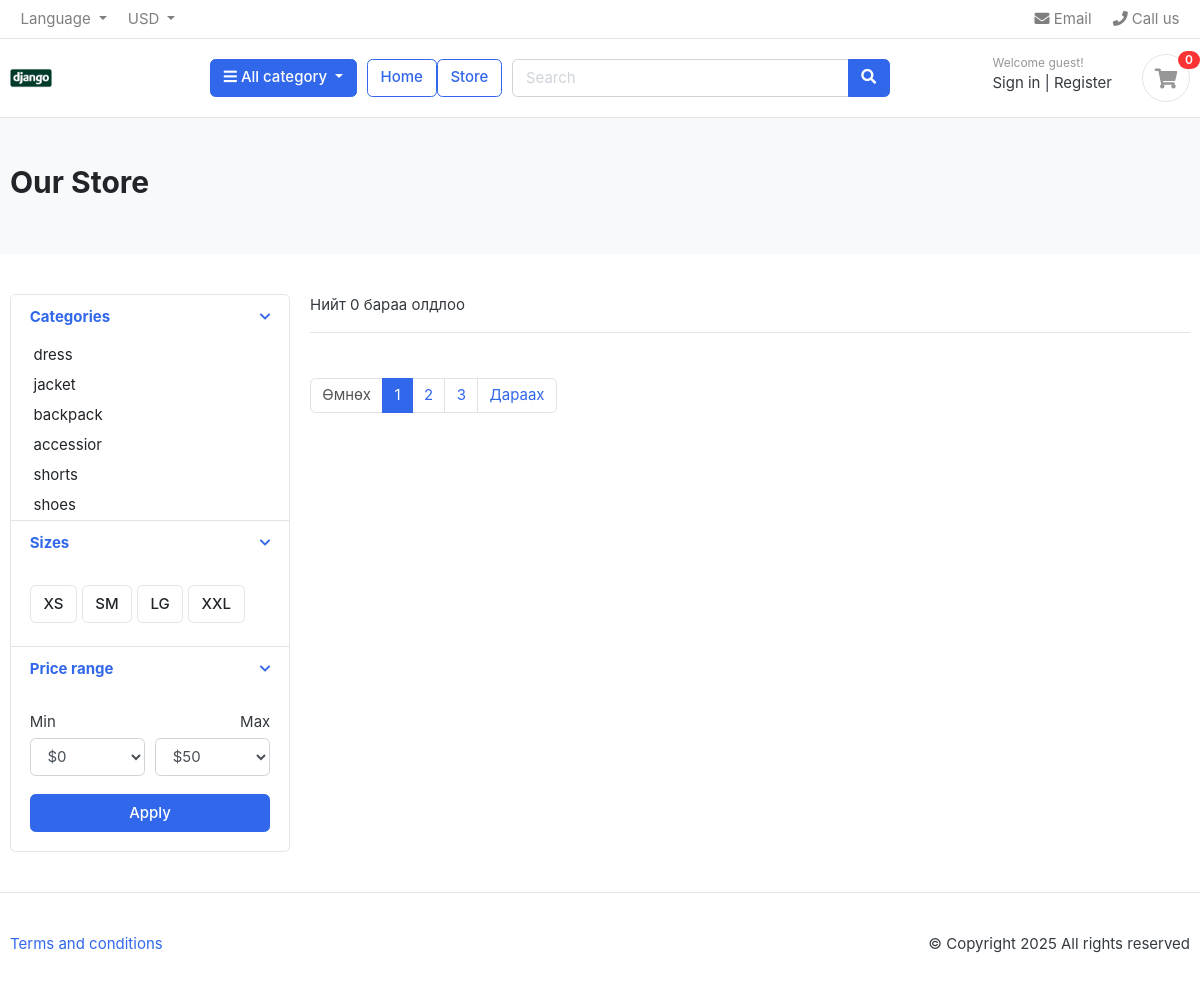
The page /backpack/ on the database as committed earlier.
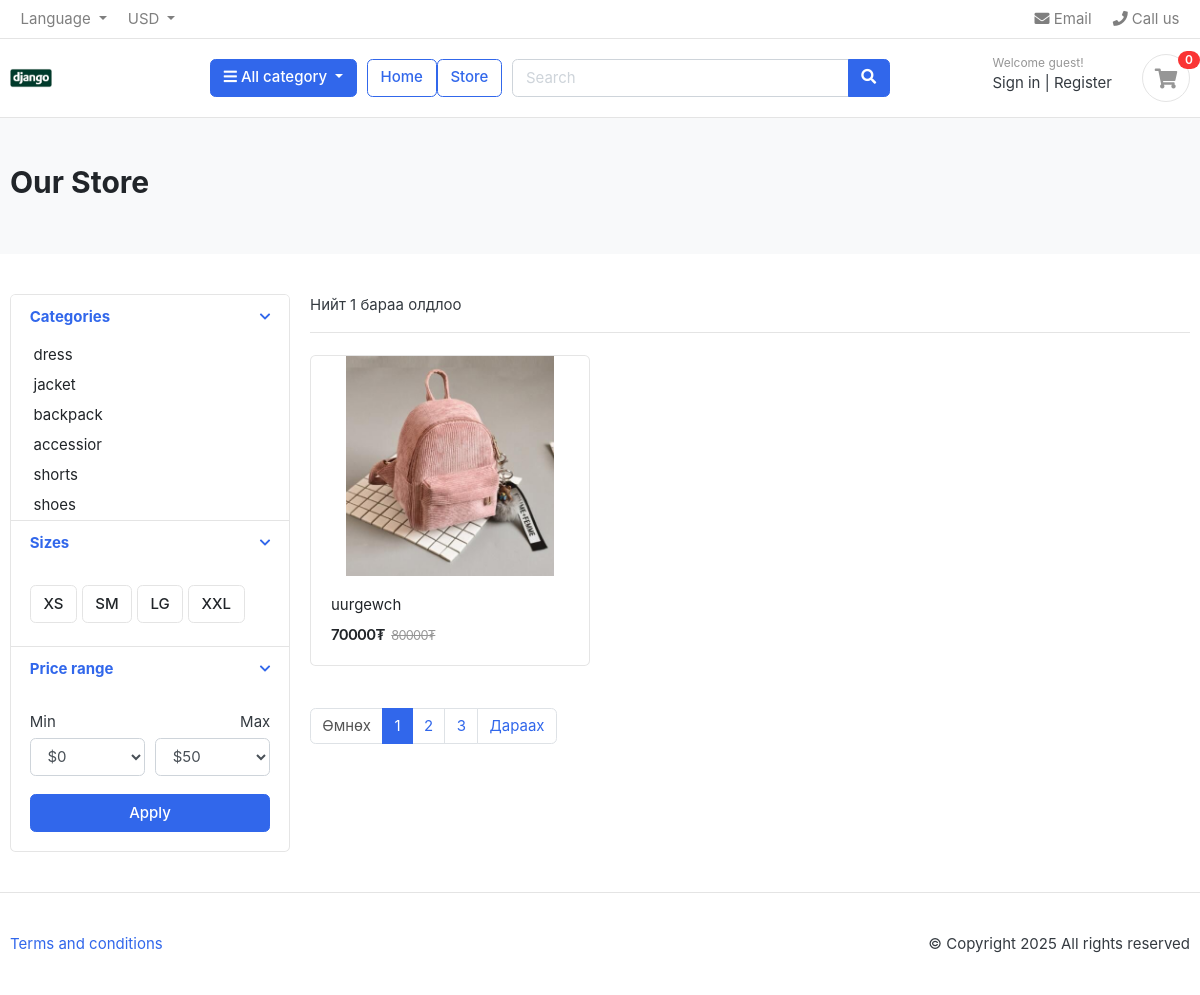
The same page on the database as committed later.
### salbar/models.py (models this page shows, shortened)
class Category (models.Model):
    cat_name = models.CharField(max_length=100, unique=True)
    slug = models.SlugField(max_length=100, unique=True)
    description = models.TextField(max_length=255, blank=True)
    cat_image = models.ImageField(upload_to='photos/categories', blank=True)
    def __str__(self):
        return self.cat_name
    class Meta:
        db_table = 'tbl_categories'

class Product (models.Model):
    product_name = models.CharField(max_length=200, unique=True)
    slug = models.SlugField(max_length=200, unique=True)
    description = models.TextField(max_length=500, blank=True)
    price = models.IntegerField()
    images = models.ImageField(upload_to='photos/products')
    stock = models.IntegerField()
    is_available = models.BooleanField(default=True)
    category = models.ForeignKey(Category, on_delete=models.CASCADE)
    created_date = models.DateTimeField(auto_now_add=True)
    modified_date = models.DateTimeField(auto_now=True)
    def get_url(self):
        return reverse('product_detail', args=[self.category.slug, self.slug])
    class Meta:
        db_table = 'tbl_products'

### salbar/views.py (the view)
# urls.py: path('<slug:category_slug>/', views.store, name='store_by_category'),
def store(request, category_slug=None):
    categories = Category.objects.all()
    products = Product.objects.all()
    if category_slug:
        categories = get_object_or_404(Category, slug=category_slug)
        products = Product.objects.filter(category=categories, is_available=True)
    else:
        products = Product.objects.filter(is_available=True)
    count = products.count()
    context = {
        'products': products,
        'count': count,
    }
    return render(request, 'store.html', context)

### salbar/context_processors.py (called while the page is built)
def menu_links(request):
    links = Category.objects.all()
    print(links)
    return {'links': links}

### salbar/templates/store.html (shortened to what this page needs)
{% extends "base.html" %}
{% load static %}
{% block content %}
<section class="section-pagetop bg">
<div class="container">
	<h2 class="title-page">Our Store</h2>
</div>
</section>
<section class="section-content padding-y">
<div class="container">
<div class="row">
	<aside class="col-md-3">
<div class="card">
	<article class="filter-group">
		<header class="card-header">
			<a href="#" data-toggle="collapse" data-target="#collapse_1" aria-expanded="true" class="">
				<i class="icon-control fa fa-chevron-down"></i>
				<h6 class="title">Categories</h6>
			</a>
		</header>
		<div class="filter-content collapse show" id="collapse_1" style="">
			{% for cat in links %}
					<a class="dropdown-item" href="{% url 'store_by_category' cat.slug %}">{{ cat.cat_name }}</a>
				{% empty %}
					<a class="dropdown-item disabled" href="#">No categories</a>
				{% endfor %}
		</div>
	</article>
	<article class="filter-group">
		<header class="card-header">
			<a href="#" data-toggle="collapse" data-target="#collapse_4" aria-expanded="true" class="">
				<i class="icon-control fa fa-chevron-down"></i>
				<h6 class="title">Sizes </h6>
			</a>
		</header>
		<div class="filter-content collapse show" id="collapse_4" style="">
			<div class="card-body">
			  <label class="checkbox-btn">
			    <span class="btn btn-light"> XS </span>
			  </label>
			  <label class="checkbox-btn">
			    <span class="btn btn-light"> SM </span>
			  </label>
			  <label class="checkbox-btn">
			    <span class="btn btn-light"> LG </span>
			  </label>
			  <label class="checkbox-btn">
			    <span class="btn btn-light"> XXL </span>
			  </label>
		</div>
		</div>
	</article>
	<article class="filter-group">
		<header class="card-header">
			<a href="#" data-toggle="collapse" data-target="#collapse_3" aria-expanded="true" class="">
				<i class="icon-control fa fa-chevron-down"></i>
				<h6 class="title">Price range </h6>
			</a>
		</header>
		<div class="filter-content collapse show" id="collapse_3" style="">
			<div class="card-body">
				<div class="form-row">
				<div class="form-group col-md-6">
				  <label>Min</label>
				  	<select class="mr-2 form-control">
						<option value="0">$0</option>
					</select>
				</div>
				<div class="form-group text-right col-md-6">
				  <label>Max</label>
				  	<select class="mr-2 form-control">
						<option value="50">$50</option>
					</select>
				</div>
				</div>
				<button class="btn btn-block btn-primary">Apply</button>
			</div>
		</div>
	</article>
</div>
	</aside>
	<main class="col-md-9">
<header class="border-bottom mb-4 pb-3">
		<div class="form-inline">
			<span class="mr-md-auto">Нийт {{ products|length }} бараа олдлоо </span>
		</div>
</header>
<div class="row">
	{% for p in products %}
		<div class="col-md-4">
			<figure class="card card-product-grid">
				<div class="img-wrap">
					<a href="{{ p.get_url }}"><img src="{{ p.images.url }}"></a>
				</div>
				<figcaption class="info-wrap">
					<a href="{{ p.get_url }}" class="title">{{ p.product_name }}</a>
					<div class="price-wrap mt-2">
						<span class="price">{{ p.price }}₮</span>
						<del class="price-old">{{ p.price|add:"10000" }}₮</del>
					</div>
				</figcaption>
			</figure>
		</div>
	{% endfor %}
</div>
<nav class="mt-4" aria-label="Page navigation sample">
  <ul class="pagination">
    <li class="page-item disabled"><a class="page-link" href="#">Өмнөх</a></li>
    <li class="page-item active"><a class="page-link" href="#">1</a></li>
    <li class="page-item"><a class="page-link" href="#">2</a></li>
    <li class="page-item"><a class="page-link" href="#">3</a></li>
    <li class="page-item"><a class="page-link" href="#">Дараах</a></li>
  </ul>
</nav>
	</main>
</div>
</div>
</section>
{% endblock %}

Rows that differ between the two databases and show on the page:
added Product: images (picture), product_name "uurgewch", price "70000", price|add "80000"
Other text that changed with them:
{{ products|length }}: "0" → "1"
